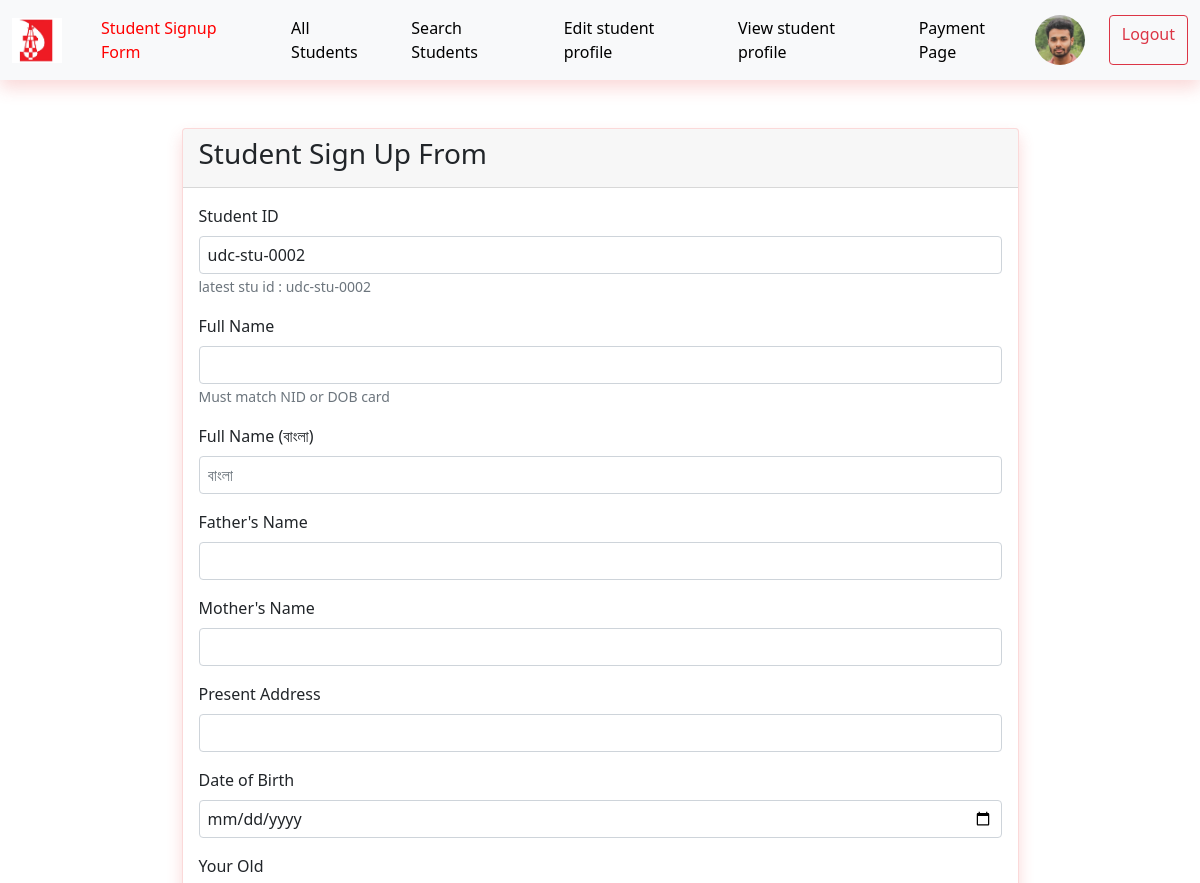
Before: /pages/signup.php (signed in, upper part) with the older database file.
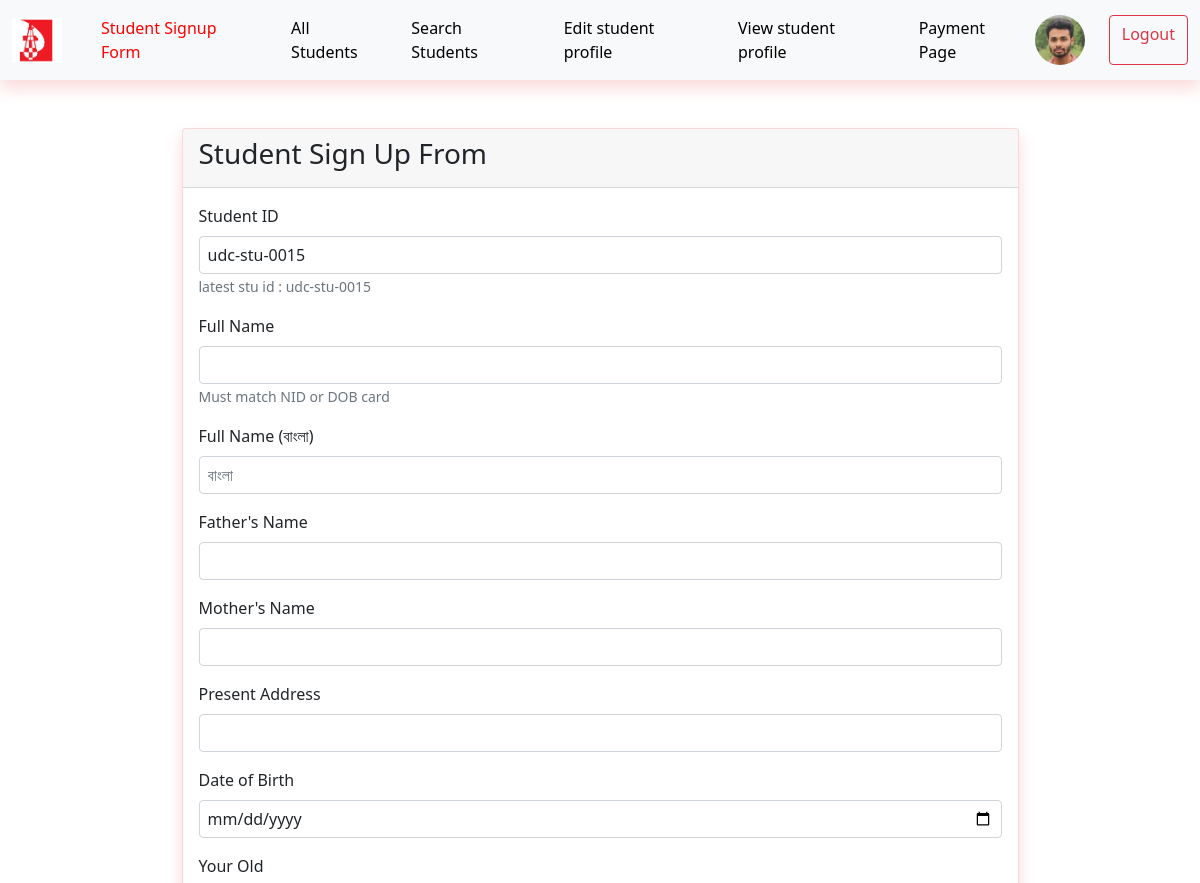
After: the same page with the newer database file.
### tables this page shows
CREATE TABLE `students` (
  `id` int(11) NOT NULL,
  `stu_id` varchar(12) DEFAULT 'udc-stu-',
  `full_name` varchar(225) NOT NULL,
  `full_name_bn` varchar(500) NOT NULL,
  `father_name` varchar(225) NOT NULL,
  `mother_name` varchar(225) NOT NULL,
  `present_address` varchar(555) NOT NULL,
  `date_of_birth` varchar(30) NOT NULL,
  `age` int(3) NOT NULL,
  `occupation` varchar(225) NOT NULL,
  `phone` varchar(20) NOT NULL,
  `interested_subject` varchar(50) NOT NULL,
  `gender` varchar(10) NOT NULL,
  `email` varchar(225) NOT NULL,
  `username` varchar(225) NOT NULL,
  `password` varchar(225) NOT NULL,
  `photo` varchar(225) NOT NULL,
  `status` tinyint(1) NOT NULL DEFAULT 1,
  `trash` tinyint(1) NOT NULL DEFAULT 0,
  `created_at` timestamp NOT NULL DEFAULT current_timestamp(),
  `updated_at` timestamp NULL DEFAULT NULL
);

### pages/signup.php (the view, shortened to what this page needs)
<?php
include_once('../config.php');
		$ad_user_id = $_SESSION['ad_id'];
	  	$admin_sql = "SELECT * FROM administrator_users WHERE ad_id = '$ad_user_id'";
		  $admin_result = mysqli_query($connect, $admin_sql) or die('ad_select query not run');
		  $admin_row = mysqli_fetch_assoc($admin_result);
?>
<!DOCTYPE html>
<html lang="en">
<head>
  <link rel="stylesheet" href="https://cdn.jsdelivr.net/npm/bootstrap-icons@1.3.0/font/bootstrap-icons.css">
  <link href="../assects/css/bootstrap.min.css" rel="stylesheet">
    <link rel="stylesheet" href="../assects/css/style.css">
   <link rel="stylesheet" href="../assects/css/responsive.css">
</head>
<body>
  <nav class="navbar navbar-expand-lg navbar-danger bg-light shadow">
    <div class="container-fluid">
      <a class="navbar-brand" href="#"><img src="../assects/media/img/udichilogo.jpg" alt="udc logo" width="50" height="45"></a>
      <div class="collapse navbar-collapse" id="navbarSupportedContent">
        <ul class="navbar-nav me-auto mb-2 mb-lg-0">
          <li class="nav-item">
            <a class="nav-link live" href="./signup.php">Student Signup Form</a>
          </li>
          <li class="nav-item">
            <a class="nav-link " href="./table.php">All Students</a>
          </li>
            <li class="nav-item">
            <a class="nav-link " href="./search.php">Search Students</a>
          </li>
          <li class="nav-item">
            <a class="nav-link" href="./edit.php">Edit student profile</a>
          </li>
          <li class="nav-item">
            <a class="nav-link" href="./profile.php">View student profile</a>
          </li>
         <li class="nav-item">
            <a class="nav-link" href="./payment/payment-page.php">Payment Page</a>
          </li>
        </ul>
        <div class="d-flex">
            <a href="./ad_profile.php"><img class="rounded-circle border-warning" src="../assects/media/img/users/<?php echo $admin_row['ad_photo'];?>" alt="" width="50" height="50"></a>
            <a class="btn btn-outline-danger ms-4" href="./logout.php">Logout</a>
        </div>
      </div>
    </div>
  </nav>
	<div class="container">
		<div class="reg-table ">
			<div class="regtable mx-auto">
				<div class="card my-5 shadow">
				<div class="card-header">
					<h3>Student Sign Up From</h3>
				</div>
				<div class="card-body">
					<form action="#" method="POST" enctype="multipart/form-data">
						<?php
							$sql_latest_id = "SELECT stu_id FROM students ORDER BY id DESC LIMIT 1;";
							$latest_result = mysqli_query($connect, $sql_latest_id) or die('Latest not done');
							$latest_row = mysqli_fetch_assoc($latest_result);
						?>
						<div class="stuIdField mb-3">
							<label class="form-label" for="stuIdField mt-2">Student ID</label> <br>
							<input class="px-2 form-control" id="stuIdField" type="text" required name="stu_id" value="<?php echo (isset($stu_id )) ? ($stu_id ) : ($latest_row['stu_id']) ;?>" value="<?php echo $latest_row['stu_id'];?>">
							<span class="form-text">latest stu id : <?php echo $latest_row['stu_id'];?></span>
						</div>
						<div class="fullNameBnField mb-3">
							<label class="form-label" for="fullname">Full Name</label>
							<input class="px-2 form-control" id="fullname" type="text" required name="full_name" value="<?php echo (isset($fullName)) ? ($fullName) : ("");?>">
							<span class="form-text">Must match NID or DOB card</span>
						</div>
						<div class="fullNameBnField mb-3">
							<label class="form-label" for="fullbnname">Full Name (বাংলা)</label> <br>
							<input class="px-2 form-control" id="fullbnname" type="text" required name="full_name_bn" value="<?php echo (isset($fullName_bn)) ? ($fullName_bn) : ("");?>" placeholder="বাংলা">
						</div>
						<div class="fatherNameField mb-3">
							<label class="form-label" for="fathersname">Father's Name</label><br>
							<input class="px-2 form-control" id="fathersname" type="text" required name="fathers_name" value="<?php echo (isset($fatherName)) ? ($fatherName) : ("");?>">
						</div>
						<div class="motherNameField mb-3">
							<label class="form-label" for="mothersname">Mother's Name</label><br>
							<input class="px-2 form-control" id="mothersname" type="text" required name="mothers_name" value="<?php echo (isset($motherName)) ? ($motherName) : ("");?>">
						</div>
						<div class="presentAddress mb-3">
							<label class="form-label" for="address">Present Address</label><br>
							<input class="px-2 form-control" id="address" type="address" required name="address" value="<?php echo (isset($address)) ? ($address) : ("");?>">
						</div>
						<div class="nameField mb-3">
							<label class="form-label" for="dofdate">Date of Birth</label><br>
							<input class="px-2 form-control " id="dofdate" onchange="ageCalculator()" type="date" required name="date_of_birth" value="<?php echo (isset($dob)) ? ($dob) : ("");?>">
						</div>
						<div class="oldField mb-3">
							<label class="form-label" for="old">Your Old</label><br>
						</div>
					</form>
				</div>
				</div>
			</div>
		</div>
	</div>
</body>
</html>

Changed rows visible on the page:
no longer on this page (row edited): students: stu_id "udc-stu-0002", stu "udc-stu-0002"
added students: stu_id "udc-stu-0015", stu "udc-stu-0015"
